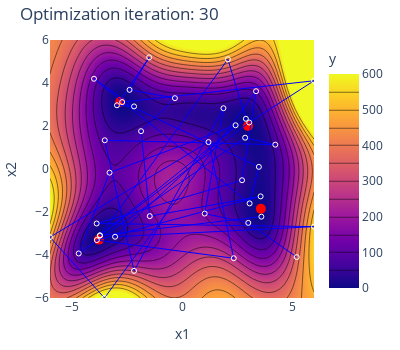

Notebook code for this chart:
### Markdown cell above
#### Run the optimization loop

### Code cell
sobo_strategy.tell(experiments=experiments)
prediction = sobo_strategy.predict(pd.DataFrame({"x1": x_1.flatten(), "x2": x_2.flatten()}))
pred = np.array(prediction["y_pred"]).reshape(100, 100)

full_experiments = experiments.copy(deep=True)

for i in range(30):
    new_candidates = sobo_strategy.ask(candidate_count=1)

    new_experiments = new_candidates.copy()
    new_experiments["y"] = new_candidates.apply(
        lambda row: himmelblau(row["x1"], row["x2"]), axis=1
    )

    sobo_strategy.tell(experiments=new_experiments)

    clear_output(wait=True)

    # Plot the optimization process
    prediction = sobo_strategy.predict(pd.DataFrame({"x1": x_1.flatten(), "x2": x_2.flatten()}))
    pred = np.array(prediction["y_pred"]).reshape(100, 100)
    full_experiments = pd.concat([full_experiments, new_experiments], ignore_index=True)
    fig = plot_himmelblau_opt(full_experiments, pred, i)
    fig.show(config=plotly_config)

    fig.write_image(f"himmelblau_{i}.png", engine="orca")

### Figure 1 — Plotly figure (JSON) as saved in the notebook; plotly's stock layout.template omitted (floating-point values rounded to 4 significant figures; data arrays with more than 128 entries replaced by an {"elided": "..."} marker saying what was removed)
{"data": [{"colorbar": {"title": {"text": "y"}}, "contours": {"coloring": "heatmap"}, "type": "contour", "x": [-6, -5.879, -5.758, -5.636, -5.515, -5.394, -5.273, -5.152, -5.03, -4.909, -4.788, -4.667, -4.545, -4.424, -4.303, -4.182, -4.061, -3.939, -3.818, -3.697, -3.576, -3.455, -3.333, -3.212, -3.091, -2.97, -2.848, -2.727, -2.606, -2.485, -2.364, -2.242, -2.121, -2, -1.879, -1.758, -1.636, -1.515, -1.394, -1.273, -1.152, -1.03, -0.9091, -0.7879, -0.6667, -0.5455, -0.4242, -0.303, -0.1818, -0.06061, 0.06061, 0.1818, 0.303, 0.4242, 0.5455, 0.6667, 0.7879, 0.9091, 1.03, 1.152, 1.273, 1.394, 1.515, 1.636, 1.758, 1.879, 2, 2.121, 2.242, 2.364, 2.485, 2.606, 2.727, 2.848, 2.97, 3.091, 3.212, 3.333, 3.455, 3.576, 3.697, 3.818, 3.939, 4.061, 4.182, 4.303, 4.424, 4.545, 4.667, 4.788, 4.909, 5.03, 5.152, 5.273, 5.394, 5.515, 5.636, 5.758, 5.879, 6], "y": [-6, -5.879, -5.758, -5.636, -5.515, -5.394, -5.273, -5.152, -5.03, -4.909, -4.788, -4.667, -4.545, -4.424, -4.303, -4.182, -4.061, -3.939, -3.818, -3.697, -3.576, -3.455, -3.333, -3.212, -3.091, -2.97, -2.848, -2.727, -2.606, -2.485, -2.364, -2.242, -2.121, -2, -1.879, -1.758, -1.636, -1.515, -1.394, -1.273, -1.152, -1.03, -0.9091, -0.7879, -0.6667, -0.5455, -0.4242, -0.303, -0.1818, -0.06061, 0.06061, 0.1818, 0.303, 0.4242, 0.5455, 0.6667, 0.7879, 0.9091, 1.03, 1.152, 1.273, 1.394, 1.515, 1.636, 1.758, 1.879, 2, 2.121, 2.242, 2.364, 2.485, 2.606, 2.727, 2.848, 2.97, 3.091, 3.212, 3.333, 3.455, 3.576, 3.697, 3.818, 3.939, 4.061, 4.182, 4.303, 4.424, 4.545, 4.667, 4.788, 4.909, 5.03, 5.152, 5.273, 5.394, 5.515, 5.636, 5.758, 5.879, 6], "z": {"elided": "100x100 float values"}, "zmax": 600, "zmin": 0}, {"marker": {"color": "red", "size": 10}, "mode": "markers", "showlegend": false, "type": "scatter", "x": [3], "y": [2]}, {"marker": {"color": "red", "size": 10}, "mode": "markers", "showlegend": false, "type": "scatter", "x": [-2.805], "y": [3.131]}, {"marker": {"color": "red", "size": 10}, "mode": "markers", "showlegend": false, "type": "scatter", "x": [-3.779], "y": [-3.283]}, {"marker": {"color": "red", "size": 10}, "mode": "markers", "showlegend": false, "type": "scatter", "x": [3.584], "y": [-1.848]}, {"line": {"color": "blue", "width": 1}, "mode": "lines", "showlegend": false, "type": "scatter", "x": [5.216, 3.013, 1.031, 1.884, -2.18, -3.511, 4.24, 2.87, -4.695, -3.293, 2.435, -3.041, 6, -3.88, 2.73, 3.367, -3.524, -6, 1.204, 2.354, -3.871, 3.573, -1.466, -1.862, -0.3221, -2.384, -1.492, -2.957, -2.179, -4.001, 3.073, 3.494, -2.721, 6, 3.055, -3.733, 2.086, 2.903, -3.729, 3.607], "y": [-4.099, -2.506, -2.074, 2.828, -4.738, 1.337, 1.131, 1.455, -3.929, -0.1707, 2.034, -3.151, -2.679, -2.535, -0.5222, 3.619, -6, -3.17, 1.253, -4.151, -3.306, -1.272, -2.194, 1.76, 3.295, 3.683, 5.193, 2.964, 2.911, 4.197, -1.601, 0.09898, 3.113, 4.104, 2.161, -3.098, 5.103, 2.336, -3.086, -2.217]}, {"marker": {"color": "white", "size": 5, "symbol": "circle-open"}, "mode": "markers", "showlegend": false, "type": "scatter", "x": [5.216, 3.013, 1.031, 1.884, -2.18, -3.511, 4.24, 2.87, -4.695, -3.293, 2.435, -3.041, 6, -3.88, 2.73, 3.367, -3.524, -6, 1.204, 2.354, -3.871, 3.573, -1.466, -1.862, -0.3221, -2.384, -1.492, -2.957, -2.179, -4.001, 3.073, 3.494, -2.721, 6, 3.055, -3.733, 2.086, 2.903, -3.729, 3.607], "y": [-4.099, -2.506, -2.074, 2.828, -4.738, 1.337, 1.131, 1.455, -3.929, -0.1707, 2.034, -3.151, -2.679, -2.535, -0.5222, 3.619, -6, -3.17, 1.253, -4.151, -3.306, -1.272, -2.194, 1.76, 3.295, 3.683, 5.193, 2.964, 2.911, 4.197, -1.601, 0.09898, 3.113, 4.104, 2.161, -3.098, 5.103, 2.336, -3.086, -2.217]}], "layout": {"autosize": false, "height": 350, "legend": {"title": {"text": "y"}}, "margin": {"b": 10, "l": 10, "r": 10, "t": 40}, "title": {"text": "Optimization iteration: 30"}, "width": 400, "xaxis": {"range": [-6, 6], "title": {"text": "x1"}}, "yaxis": {"range": [-6, 6], "title": {"text": "x2"}}}}
